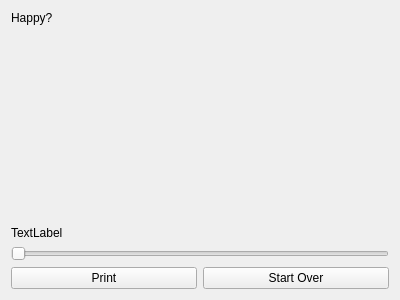
<?xml version="1.0" encoding="UTF-8"?>
<ui version="4.0">
 <class>postprocessWidget</class>
 <widget class="QFrame" name="postprocessWidget">
  <property name="geometry">
   <rect>
    <x>0</x>
    <y>0</y>
    <width>400</width>
    <height>300</height>
   </rect>
  </property>
  <property name="windowTitle">
   <string>Form</string>
  </property>
  <layout class="QGridLayout" name="gridLayout">
   <item row="1" column="0">
    <spacer name="verticalSpacer">
     <property name="orientation">
      <enum>Qt::Vertical</enum>
     </property>
     <property name="sizeHint" stdset="0">
      <size>
       <width>20</width>
       <height>40</height>
      </size>
     </property>
    </spacer>
   </item>
   <item row="0" column="0">
    <widget class="QLabel" name="label">
     <property name="text">
      <string>Happy?</string>
     </property>
    </widget>
   </item>
   <item row="4" column="1">
    <widget class="QPushButton" name="btnStartOver">
     <property name="text">
      <string>Start Over</string>
     </property>
    </widget>
   </item>
   <item row="4" column="0">
    <widget class="QPushButton" name="btnPrint">
     <property name="text">
      <string>Print</string>
     </property>
    </widget>
   </item>
   <item row="3" column="0" colspan="2">
    <widget class="QSlider" name="sliderNumCopies">
     <property name="orientation">
      <enum>Qt::Horizontal</enum>
     </property>
     <property name="invertedAppearance">
      <bool>false</bool>
     </property>
     <property name="invertedControls">
      <bool>false</bool>
     </property>
    </widget>
   </item>
   <item row="2" column="0">
    <widget class="QLabel" name="lblNumCopies">
     <property name="text">
      <string>TextLabel</string>
     </property>
    </widget>
   </item>
  </layout>
 </widget>
 <resources/>
 <connections/>
</ui>
